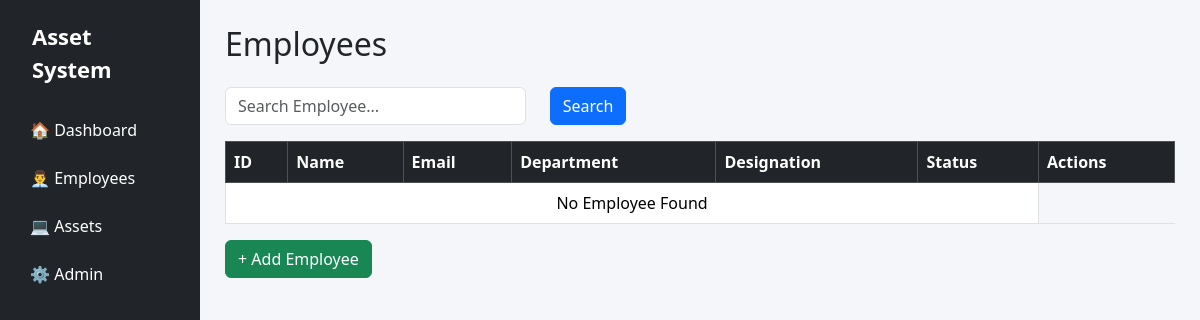
The app's page /employees/, older data.
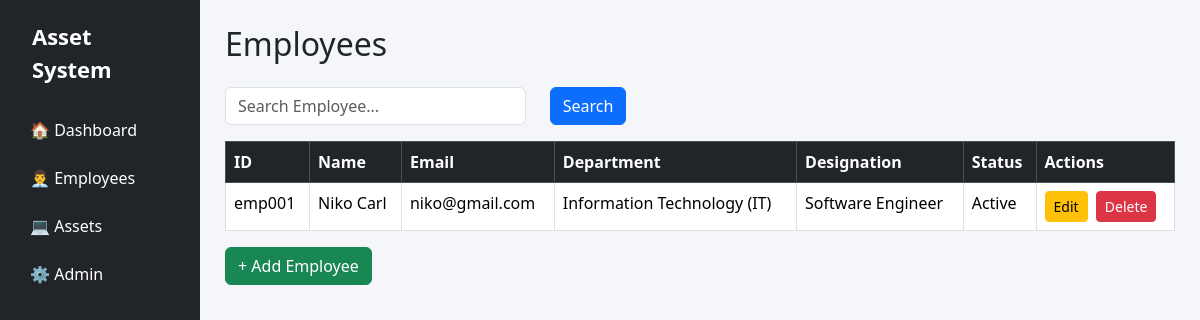
The same page, newer data.
### employees/models.py (models this page shows, shortened)
class Employee(models.Model):
    STATUS_CHOICES = (
        ('Active', 'Active'),
        ('Inactive', 'Inactive'),
    )
    employee_code = models.CharField(max_length=20, unique=True)
    user = models.OneToOneField(
        settings.AUTH_USER_MODEL,
        on_delete=models.CASCADE
    )
    department = models.ForeignKey(
        Department,
        on_delete=models.PROTECT
    )
    designation = models.ForeignKey(
        Designation,
        on_delete=models.PROTECT
    )
    first_name = models.CharField(max_length=100)
    last_name = models.CharField(max_length=100)
    email = models.EmailField(unique=True)
    phone = models.CharField(max_length=20)
    joining_date = models.DateField()
    status = models.CharField(
        max_length=10,
        choices=STATUS_CHOICES,
        default='Active'
    )
    created_at = models.DateTimeField(auto_now_add=True)
    updated_at = models.DateTimeField(auto_now=True)

class Department(models.Model):
    STATUS_CHOICES = (
        ('Active', 'Active'),
        ('Inactive', 'Inactive'),
    )
    department_code = models.CharField(max_length=20, unique=True)
    department_name = models.CharField(max_length=100)
    status = models.CharField(max_length=10, choices=STATUS_CHOICES, default='Active')
    created_at = models.DateTimeField(auto_now_add=True)
    updated_at = models.DateTimeField(auto_now=True)
    manager = models.ForeignKey(
    'Employee',
    on_delete=models.SET_NULL,
    null=True,
    blank=True,
    related_name='managed_departments'
)
    def __str__(self):
        return f"{self.department_name} ({self.department_code})"

class Designation(models.Model):
    STATUS_CHOICES = (
        ('Active', 'Active'),
        ('Inactive', 'Inactive'),
    )
    designation_name = models.CharField(max_length=100, unique=True)
    status = models.CharField(max_length=10, choices=STATUS_CHOICES, default='Active')
    created_at = models.DateTimeField(auto_now_add=True)
    def __str__(self):
        return self.designation_name

### employees/views.py (the view, shortened to what this page needs)
def employee_list(request):
    query = request.GET.get("q")
    employees = Employee.objects.select_related(
        "department",
        "designation",
        "user"
    )
    context = {
        "employees": employees,
        "query": query,
    }
    return render(
        request,
        "employees/employee_list.html",
        context,
    )

### templates/employees/employee_list.html (shortened to what this page needs)
{% extends 'base.html' %}
{% block content %}
<h2 class="mb-4">Employees</h2>
<form method="GET" class="mb-3">
    <div class="row">
        <div class="col-md-4">
            <input
                type="text"
                name="q"
                class="form-control"
                placeholder="Search Employee..."
                value="{{ query|default_if_none:'' }}"
            >
        </div>
        <div class="col-md-2">
            <button class="btn btn-primary">
                Search
            </button>
        </div>
    </div>
</form>
<table class="table table-bordered table-hover">
    <thead class="table-dark">
        <tr>
            <th>ID</th>
            <th>Name</th>
            <th>Email</th>
            <th>Department</th>
            <th>Designation</th>
            <th>Status</th>
            <th>Actions</th>
        </tr>
    </thead>
    <tbody>
    {% for employee in employees %}
        <tr>
            <td>{{ employee.employee_code }}</td>
            <td>
                {{ employee.first_name }}
                {{ employee.last_name }}
            </td>
            <td>{{ employee.email }}</td>
            <td>{{ employee.department }}</td>
            <td>{{ employee.designation }}</td>
            <td>{{ employee.status }}</td>
                <td class="text-nowrap">
                    <a href="{% url 'employee_update' employee.id %}"
                    class="btn btn-warning btn-sm me-1">
                        Edit
                    </a>
                    <a href="{% url 'employee_delete' employee.id %}"
                     class="btn btn-danger btn-sm">
                         Delete
                    </a>
                </td>
        </tr>
    {% empty %}
        <tr>
            <td colspan="6" class="text-center">
                No Employee Found
            </td>
        </tr>
    {% endfor %}
    </tbody>
</table>
<a
    href="{% url 'employee_create' %}"
    class="btn btn-success mb-3">
    + Add Employee
</a>
{% endblock %}

Row changes from the older to the newer data that the page shows:
added Employee: employee_code "emp001", first_name "Niko", last_name "Carl", email "niko@gmail.com", department "Information Technology (IT)", designation "Software Engineer", status "Active"
Text that changed along with them:
text no longer shown: "No Employee Found"
